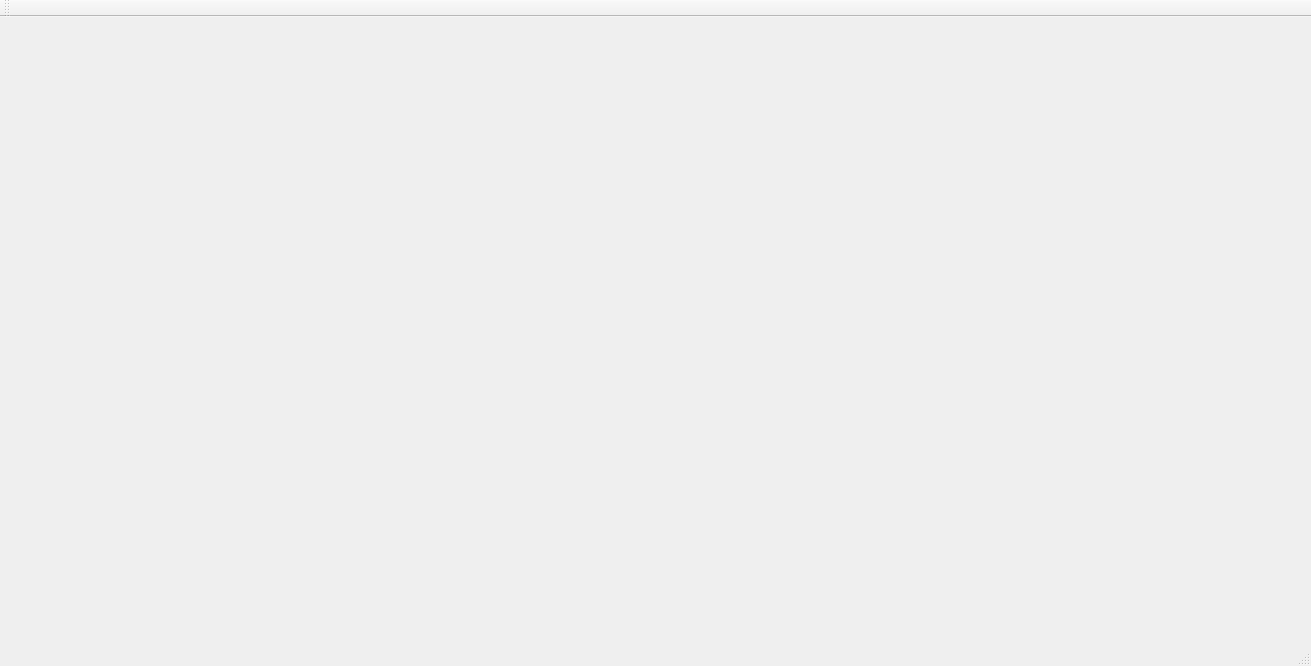
<?xml version="1.0" encoding="UTF-8"?>
<ui version="4.0">
 <class>MainWindow</class>
 <widget class="QMainWindow" name="MainWindow">
  <property name="geometry">
   <rect>
    <x>0</x>
    <y>0</y>
    <width>1311</width>
    <height>666</height>
   </rect>
  </property>
  <property name="windowTitle">
   <string>MainWindow</string>
  </property>
  <widget class="QWidget" name="centralWidget">
   <widget class="DrawWindow" name="drawWindow" native="true">
    <property name="geometry">
     <rect>
      <x>50</x>
      <y>30</y>
      <width>591</width>
      <height>531</height>
     </rect>
    </property>
   </widget>
   <widget class="Controller" name="bezieController" native="true">
    <property name="geometry">
     <rect>
      <x>700</x>
      <y>50</y>
      <width>561</width>
      <height>491</height>
     </rect>
    </property>
   </widget>
  </widget>
  <widget class="QMenuBar" name="menuBar">
   <property name="geometry">
    <rect>
     <x>0</x>
     <y>0</y>
     <width>1311</width>
     <height>21</height>
    </rect>
   </property>
  </widget>
  <widget class="QToolBar" name="mainToolBar">
   <attribute name="toolBarArea">
    <enum>TopToolBarArea</enum>
   </attribute>
   <attribute name="toolBarBreak">
    <bool>false</bool>
   </attribute>
  </widget>
  <widget class="QStatusBar" name="statusBar"/>
 </widget>
 <layoutdefault spacing="6" margin="11"/>
 <customwidgets>
  <customwidget>
   <class>DrawWindow</class>
   <extends>QWidget</extends>
   <header>DrawWindow.h</header>
   <container>1</container>
  </customwidget>
  <customwidget>
   <class>Controller</class>
   <extends>QWidget</extends>
   <header>Controller.h</header>
   <container>1</container>
  </customwidget>
 </customwidgets>
 <resources/>
 <connections/>
</ui>
